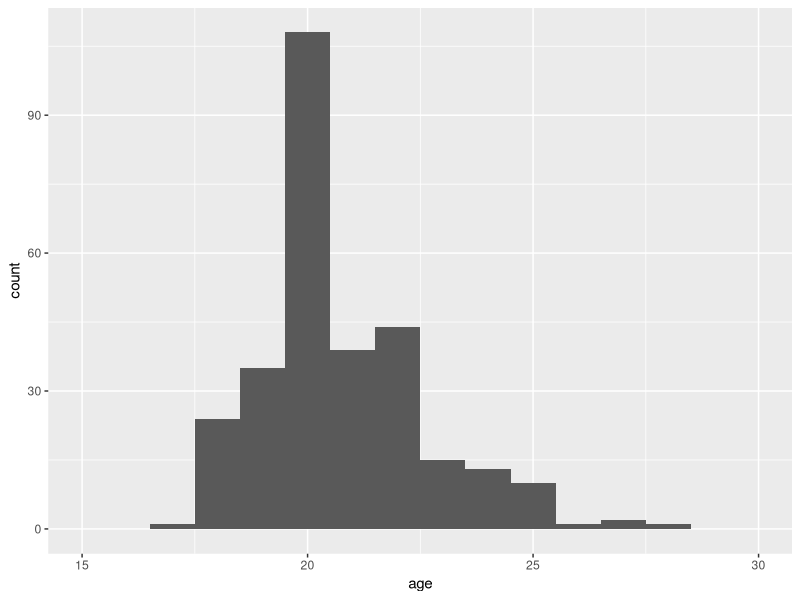

Here is the R script that generated this plot: (Note: this script raises an error after producing the figure.)
library(tidyverse)
library(readxl)
library(ggplot2)
setwd("~/HIP")


data = read_excel('weekdayend_all.xlsx') 

#### DM_m (Morning) ####
## Description, keep age and school fee as.numeric,  make married, educ, school_yesno, and school_diploma as factor,
## and school_name & school_diploma_other as character. In addition, change the values (recode) for those that are factors.  

data$new_age = 2013 - data$year_birth

DM_m = c('age',
         'year_birth',
         'new_age',
        'month_birth',
        'married',
        'educ',
        'school_yesno',
        'school_name',
        'school_diploma',
        'school_diploma_other',
        'school_fee')

data_DM = data %>%
  select(all_of(DM_m)) %>%
  mutate(across(DM_m[c(1, 2, 3, 4)], as.integer)) %>%
  mutate(across(DM_m[c(5, 6, 7, 9)], as.factor)) %>%
  mutate(married = recode(married,
                          `0` = 'Single',
                          `1` = 'Married',
                          `100` = 'Others'
                          )) %>%
  mutate(educ = recode(educ,
                      `0` = 'Did not finish elementary school(below 8th grade)',
                      `1` = 'Graduated from elementary school (8th grade)',
                      `2` = 'graduated from junior secondary school (10th grade)',
                      `3` = 'Graduated from vocational education (TVET)',
                      `4` = 'Graduated from senior secondary school (12th grade)',
                      `5` = 'Attended or completed college'
                      )) %>%
  mutate(school_yesno = recode(school_yesno,
                              `0` = 'No',
                              `1` = 'Yes'
                              )) %>%
  mutate(school_name = as.character(school_name)) %>%
  mutate(school_diploma = recode(school_diploma,
                          `0` = 'TVET diploma',
                          `1` = 'Diploma from a college or university',
                          `2` = 'Degree from a college or university',
                          `3` = 'Others'
  )) %>%
  mutate(school_diploma_other = as.character(school_diploma_other))
  
str(DM_m)

ggplot(data = data_DM) +
  geom_histogram(aes(x = age), binwidth=1) +
  xlim(15,30) + 
  ggsave('DM1.png')

ggplot(data = data_DM) +
  geom_histogram(aes(x = new_age), binwidth=1) +
  xlim(15,30) + 
  ggsave('DM1newage.png')

ggplot(data = data_DM) +
  geom_histogram(aes(x = year_birth), binwidth=1) +
  ggsave('DM1a.png')

ggplot(data = data_DM) +
  geom_histogram(aes(x = month_birth), binwidth=1) + 
  ggsave('DM1b.png')

ggplot(data = data_DM) +
  geom_bar(aes(x = married), binwidth=1) +
  ggsave('DM2.png')

ggplot(data = data_DM) +
  geom_bar(aes(x = educ)) +
  ggsave('DM3.png')

ggplot(data = data_DM) +
  geom_bar(aes(x = school_yesno)) +
  ggsave('DM3a.png')

ggplot(data = data_DM) +
  geom_bar(aes(x = school_diploma)) +
  ggsave('DM3c.png')

ggplot(data = data_DM) +
  geom_histogram(aes(x = school_fee), binwidth=1000) +
  ggsave('DM3d.png')

#### JA_m (morning) ####

JA_m = c('reason_salary',
        'reason_interest',
        'reason_tiring',
        'reason_learn',
        'reason_style',
        'reason_quickjob',
        'reason_family',
        'reason_school',
        'plan_year',
        'plan_month',
        'plan_school_year',
        'plan_school_month',
        'plan_marry',
        'plan_startown',
        'plan_migrate',
        'plan_migrate_des',
        'plan_migrate_home',
        'plan_open',
        'income_target',
        'expend_target')

#Questions regarding integer for months 

data_JA = data %>%
  select(all_of(JA_m)) %>%
  mutate(across(JA_m[c(1:8, 13, 14, 15, 17)], as.factor)) %>%
  mutate(across(JA_m[c(9:12)], as.integer)) %>%
  mutate(across(JA_m[c(16, 18)], as.character)) %>%
  mutate(across(JA_m[c(1:8, 14, 15)], ~recode(.,
                                           `0` = 'No',
                                           `1` = 'Yes',
                                           `100` = 'Not Sure'))) %>%
  mutate(plan_marry = recode(plan_marry,
                               `0` = 'No',
                               `1` = 'Yes',
                               `-7` = 'I do not know',
                               `-8` = 'Not sure',
                              `-9` = 'Not applicable')) %>%
  mutate(plan_migrate_home = recode(plan_migrate_home,
                             `0` = 'No',
                             `1` = 'Yes',
                             `7` = 'I do not know',
                             `-8` = 'Not Sure',
                             `-9` = 'Not applicable'))

str(data_JA)

ggplot(data = data_JA) +
  geom_bar(aes(x = reason_salary)) +
  ggsave('JA1a.png')

ggplot(data = data_JA) +
  geom_bar(aes(x = reason_interest)) +
  ggsave('JA1b.png')

ggplot(data = data_JA) +
  geom_bar(aes(x = reason_tiring)) +
  ggsave('JA1c.png')

ggplot(data = data_JA) +
  geom_bar(aes(x = reason_learn)) +
  ggsave('JA1d.png')

ggplot(data = data_JA) +
  geom_bar(aes(x = reason_style)) +
  ggsave('JA1e.png')

ggplot(data = data_JA) +
  geom_bar(aes(x = reason_quickjob)) +
  ggsave('JA1f.png')

ggplot(data = data_JA) +
  geom_bar(aes(x = reason_family)) +
  ggsave('JA1g.png')

ggplot(data = data_JA) +
  geom_bar(aes(x = reason_school)) +
  ggsave('JA1h.png')

ggplot(data = data_JA) +
  geom_histogram(aes(x = plan_year), binwidth = 1) +
  ggsave('JA2a.png')

ggplot(data = data_JA) +
  geom_histogram(aes(x = plan_month), binwidth = 5) +
  ggsave('JA2b.png')

ggplot(data = data_JA) +
  geom_histogram(aes(x = plan_school_year), binwidth = 1) +
  ggsave('JA3a.png')

ggplot(data = data_JA) +
  geom_histogram(aes(x = plan_school_month), binwidth = 2) +
  ggsave('JA3b.png')

ggplot(data = data_JA) +
  geom_bar(aes(x = plan_marry)) +
  ggsave('JA4.png')

ggplot(data = data_JA) +
  geom_bar(aes(x = plan_startown)) +
  ggsave('JA6.png')

ggplot(data = data_JA) +
  geom_bar(aes(x = plan_migrate)) +
  ggsave('JA7.png')

ggplot(data = data_JA) +
  geom_bar(aes(x = plan_migrate_home)) +
  ggsave('JA8.png')

ggplot(data = data_JA) +
  geom_histogram(aes(x = income_target), binwidth = 100) +
  ggsave('WF12.png')

ggplot(data = data_JA) +
  geom_histogram(aes(x = expend_target), binwidth = 100) +
  ggsave('WF13.png')

#### TR_m (morning) ####

TR_m = c('trust_anoctr',
        'trust_samelang',
        'trust_difflang',
        'trust_govt',
        'trust_ethres',
        'trust_ancres')

data_TR = data %>%
  select(all_of(TR_m)) %>%
  mutate(across(TR_m[c(1, 2, 3, 4, 5, 6)], as.factor)) %>%
  mutate(across(TR_m[c(1, 2, 3, 4, 5, 6)], ~recode(.,
                                        `0` = 'Strongly agree',
                                        `1` = 'Somewhat agree',
                                        `2` = 'Neither agree nor disagree',
                                        `3` = 'Somewhat disagre',
                                        `4` = 'Strongly Disagree'))) 
str(data_TR)

ggplot(data = data_TR) +
  geom_bar(aes(x = trust_anoctr)) +
  ggsave('TR1.png')

ggplot(data = data_TR) +
  geom_bar(aes(x = trust_samelang)) +
  ggsave('TR2.png')

ggplot(data = data_TR) +
  geom_bar(aes(x = trust_difflang)) +
  ggsave('TR3.png')

ggplot(data = data_TR) +
  geom_bar(aes(x = trust_govt)) +
  ggsave('TR4.png')

ggplot(data = data_TR) +
  geom_bar(aes(x = trust_ethres)) +
  ggsave('TR5.png')

ggplot(data = data_TR) +
  geom_bar(aes(x = trust_ancres)) +
  ggsave('TR6.png')
